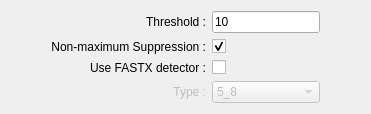
              <widget class="QWidget" name="tabDetectorFast">
               <attribute name="title">
                <string>FAST</string>
               </attribute>
               <attribute name="toolTip">
                <string>Detects corners using the FAST algorithm by [Rosten06].</string>
               </attribute>
               <layout class="QGridLayout" name="gridLayout_13">
                <item row="0" column="0">
                 <spacer name="horizontalSpacer_28">
                  <property name="orientation">
                   <enum>Qt::Horizontal</enum>
                  </property>
                  <property name="sizeHint" stdset="0">
                   <size>
                    <width>40</width>
                    <height>20</height>
                   </size>
                  </property>
                 </spacer>
                </item>
                <item row="0" column="1">
                 <layout class="QGridLayout" name="detectorFastParams">
                  <item row="0" column="0">
                   <widget class="QLabel" name="detectorFastThresholdLabel">
                    <property name="toolTip">
                     <string>Threshold on difference between intensity of the central pixel and pixels of a circle around this pixel.</string>
                    </property>
                    <property name="text">
                     <string>Threshold :</string>
                    </property>
                    <property name="alignment">
                     <set>Qt::AlignRight|Qt::AlignTrailing|Qt::AlignVCenter</set>
                    </property>
                   </widget>
                  </item>
                  <item row="1" column="0">
                   <widget class="QLabel" name="detectorFastNonmaxSuppressionLabel">
                    <property name="toolTip">
                     <string>If true, non-maximum suppression is applied to detected corners (keypoints).</string>
                    </property>
                    <property name="text">
                     <string>Non-maximum Suppression :</string>
                    </property>
                    <property name="alignment">
                     <set>Qt::AlignRight|Qt::AlignTrailing|Qt::AlignVCenter</set>
                    </property>
                   </widget>
                  </item>
                  <item row="2" column="0">
                   <widget class="QLabel" name="detectorFastXLabel">
                    <property name="toolTip">
                     <string>With variant types</string>
                    </property>
                    <property name="text">
                     <string>Use FASTX detector :</string>
                    </property>
                    <property name="alignment">
                     <set>Qt::AlignRight|Qt::AlignTrailing|Qt::AlignVCenter</set>
                    </property>
                   </widget>
                  </item>
                  <item row="3" column="0">
                   <widget class="QLabel" name="detectorFastTypeLabel">
                    <property name="enabled">
                     <bool>false</bool>
                    </property>
                    <property name="toolTip">
                     <string>One of the three neighborhoods as defined in the paper</string>
                    </property>
                    <property name="text">
                     <string>Type :</string>
                    </property>
                    <property name="alignment">
                     <set>Qt::AlignRight|Qt::AlignTrailing|Qt::AlignVCenter</set>
                    </property>
                   </widget>
                  </item>
                  <item row="0" column="1">
                   <widget class="QLineEdit" name="detectorFastThresholdText">
                    <property name="text">
                     <string>10</string>
                    </property>
                   </widget>
                  </item>
                  <item row="1" column="1">
                   <widget class="QCheckBox" name="detectorFastNonmaxSuppressionCheck">
                    <property name="cursor">
                     <cursorShape>PointingHandCursor</cursorShape>
                    </property>
                    <property name="checked">
                     <bool>true</bool>
                    </property>
                   </widget>
                  </item>
                  <item row="2" column="1">
                   <widget class="QCheckBox" name="detectorFastXCheck">
                    <property name="cursor">
                     <cursorShape>PointingHandCursor</cursorShape>
                    </property>
                    <property name="checked">
                     <bool>false</bool>
                    </property>
                   </widget>
                  </item>
                  <item row="3" column="1">
                   <widget class="QComboBox" name="detectorFastTypeText">
                    <property name="enabled">
                     <bool>false</bool>
                    </property>
                    <property name="cursor">
                     <cursorShape>PointingHandCursor</cursorShape>
                    </property>
                    <property name="currentText">
                     <string>5_8</string>
                    </property>
                    <item>
                     <property name="text">
                      <string>5_8</string>
                     </property>
                    </item>
                    <item>
                     <property name="text">
                      <string>7_12</string>
                     </property>
                    </item>
                    <item>
                     <property name="text">
                      <string>9_16</string>
                     </property>
                    </item>
                   </widget>
                  </item>
                 </layout>
                </item>
                <item row="0" column="2">
                 <spacer name="horizontalSpacer_29">
                  <property name="orientation">
                   <enum>Qt::Horizontal</enum>
                  </property>
                  <property name="sizeHint" stdset="0">
                   <size>
                    <width>40</width>
                    <height>20</height>
                   </size>
                  </property>
                 </spacer>
                </item>
               </layout>
              </widget>
